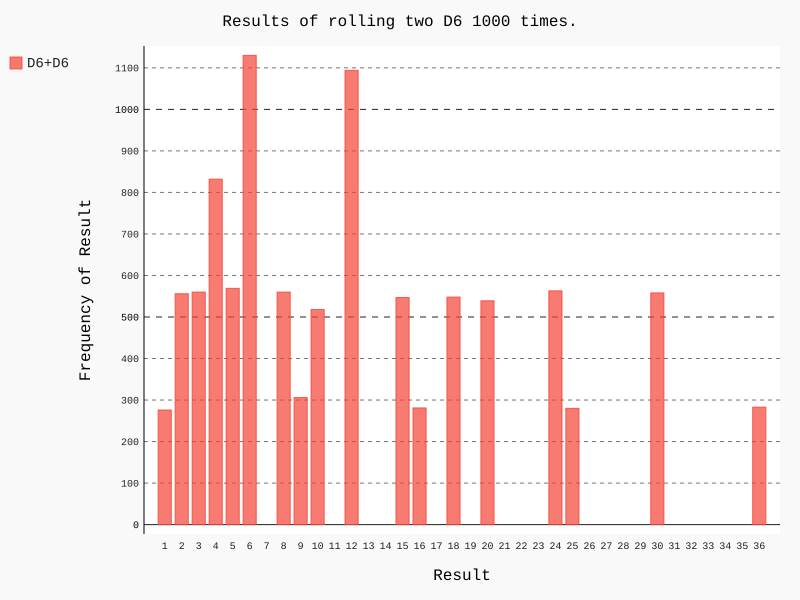

The script that drew this image:
from die import Die
import pygal

die_1 = Die()
die_2 = Die()

results = [die_1.roll()*die_2.roll() for roll_number in range(10000)]

# 分析结果
max_result = die_1.num_sides*die_2.num_sides
frequencies = [results.count(value) for value in range(1, max_result + 1)]

# 对结果进行可视化

hist = pygal.Bar()
hist.title = 'Results of rolling two D6 1000 times.'
hist.x_labels = [n for n in range(1, max_result+1)]
hist.x_title = 'Result'
hist.y_title = 'Frequency of Result'
hist.add('D6+D6', frequencies)
hist.render_to_file('die_visual_forlist.svg')
